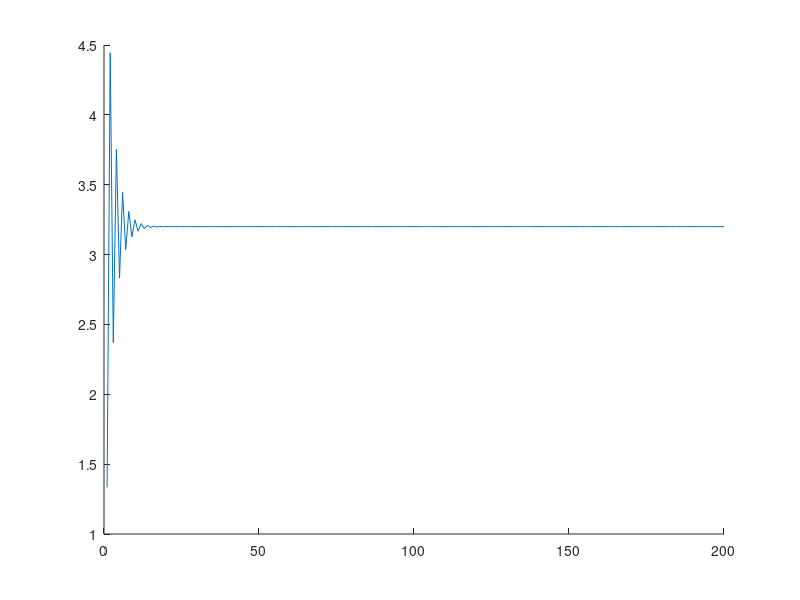

The MATLAB script that drew this image:
xn = -1;
xnplus1 = 6;
upperlimit = 200;

values = zeros(1,upperlimit);
numbers = 1:upperlimit;
for x = 0:upperlimit - 1
    xnplus2 = 1/3 * xnplus1 + 2/3 * xn;
    xn = xnplus1;
    xnplus1 = xnplus2;
    values(x + 1) = xnplus2;
end

hold on
plot(numbers,values);
